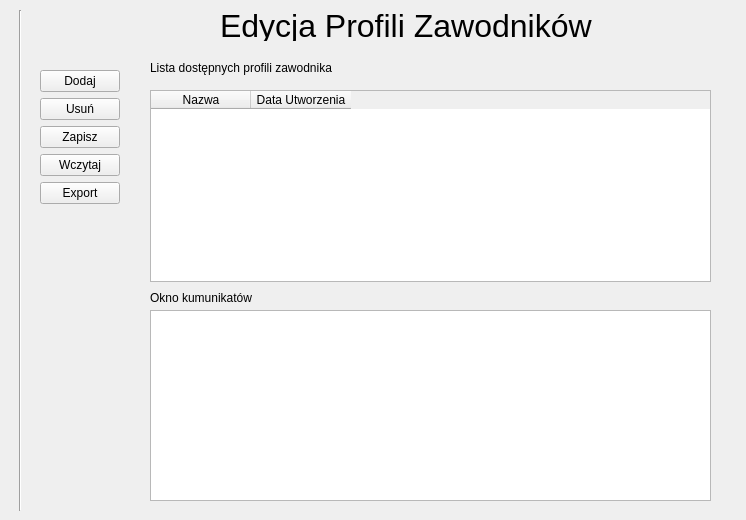
<?xml version="1.0" encoding="UTF-8"?>
<ui version="4.0">
 <class>ProfileManagement</class>
 <widget class="QWidget" name="ProfileManagement">
  <property name="geometry">
   <rect>
    <x>0</x>
    <y>0</y>
    <width>746</width>
    <height>520</height>
   </rect>
  </property>
  <property name="windowTitle">
   <string>Form</string>
  </property>
  <widget class="QWidget" name="formLayoutWidget">
   <property name="geometry">
    <rect>
     <x>40</x>
     <y>70</y>
     <width>83</width>
     <height>441</height>
    </rect>
   </property>
   <layout class="QFormLayout" name="formLayout">
    <item row="2" column="0">
     <widget class="QPushButton" name="pushButton_2">
      <property name="text">
       <string>Usuń</string>
      </property>
     </widget>
    </item>
    <item row="3" column="0">
     <widget class="QPushButton" name="pushButton_3">
      <property name="text">
       <string>Zapisz</string>
      </property>
     </widget>
    </item>
    <item row="5" column="0">
     <widget class="QPushButton" name="pushButton_4">
      <property name="text">
       <string>Export</string>
      </property>
     </widget>
    </item>
    <item row="1" column="0">
     <widget class="QPushButton" name="AddNewProfileButton">
      <property name="text">
       <string>Dodaj</string>
      </property>
     </widget>
    </item>
    <item row="4" column="0">
     <widget class="QPushButton" name="pushButton_5">
      <property name="text">
       <string extracomment="Wczytuje liste profili">Wczytaj</string>
      </property>
     </widget>
    </item>
   </layout>
  </widget>
  <widget class="QLabel" name="label">
   <property name="geometry">
    <rect>
     <x>150</x>
     <y>60</y>
     <width>191</width>
     <height>16</height>
    </rect>
   </property>
   <property name="text">
    <string>Lista dostępnych profili zawodnika</string>
   </property>
  </widget>
  <widget class="QLabel" name="label_2">
   <property name="geometry">
    <rect>
     <x>150</x>
     <y>290</y>
     <width>191</width>
     <height>16</height>
    </rect>
   </property>
   <property name="text">
    <string>Okno kumunikatów </string>
   </property>
  </widget>
  <widget class="QLabel" name="label_3">
   <property name="geometry">
    <rect>
     <x>220</x>
     <y>10</y>
     <width>411</width>
     <height>31</height>
    </rect>
   </property>
   <property name="font">
    <font>
     <pointsize>24</pointsize>
    </font>
   </property>
   <property name="text">
    <string>Edycja Profili Zawodników </string>
   </property>
  </widget>
  <widget class="QTextEdit" name="textEdit">
   <property name="geometry">
    <rect>
     <x>150</x>
     <y>310</y>
     <width>561</width>
     <height>191</height>
    </rect>
   </property>
  </widget>
  <widget class="Line" name="line">
   <property name="geometry">
    <rect>
     <x>10</x>
     <y>10</y>
     <width>20</width>
     <height>501</height>
    </rect>
   </property>
   <property name="orientation">
    <enum>Qt::Vertical</enum>
   </property>
  </widget>
  <widget class="QTableWidget" name="tableWidget">
   <property name="geometry">
    <rect>
     <x>150</x>
     <y>90</y>
     <width>561</width>
     <height>192</height>
    </rect>
   </property>
   <column>
    <property name="text">
     <string>Nazwa</string>
    </property>
   </column>
   <column>
    <property name="text">
     <string>Data Utworzenia</string>
    </property>
   </column>
  </widget>
 </widget>
 <resources/>
 <connections/>
</ui>
